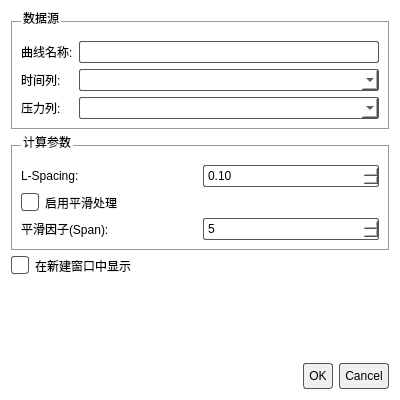
<?xml version="1.0" encoding="UTF-8"?>
<ui version="4.0">
 <class>PlottingDialog3</class>
 <widget class="QDialog" name="PlottingDialog3">
  <property name="geometry">
   <rect>
    <x>0</x>
    <y>0</y>
    <width>400</width>
    <height>400</height>
   </rect>
  </property>
  <property name="windowTitle">
   <string>生成压力导数</string>
  </property>
  <property name="styleSheet">
   <string notr="true">/* 统一样式 */
QDialog, QWidget { background-color: white; color: black; font-family: &quot;Microsoft YaHei&quot;; }
QLineEdit, QComboBox, QSpinBox, QDoubleSpinBox { color: black; background-color: white; border: 1px solid #555; border-radius: 2px; padding: 2px; }
QPushButton { color: black; background-color: #f0f0f0; border: 1px solid #555; padding: 5px; border-radius: 3px; }
QCheckBox::indicator { width: 16px; height: 16px; border: 1px solid #555; border-radius: 3px; background: white; }
QCheckBox::indicator:checked { background-color: #0078d7; border: 1px solid #0078d7; }
QGroupBox { border: 1px solid #999; margin-top: 10px; padding-top: 10px; }
QGroupBox::title { color: black; font-weight: bold; subcontrol-origin: margin; left: 10px; }
</string>
  </property>
  <layout class="QVBoxLayout" name="verticalLayout">
   <item>
    <widget class="QGroupBox" name="groupBox">
     <property name="title">
      <string>数据源</string>
     </property>
     <layout class="QFormLayout" name="formLayout">
      <item row="0" column="0">
       <widget class="QLabel" name="label">
        <property name="text">
         <string>曲线名称:</string>
        </property>
       </widget>
      </item>
      <item row="0" column="1">
       <widget class="QLineEdit" name="lineEdit_Name"/>
      </item>
      <item row="1" column="0">
       <widget class="QLabel" name="label_2">
        <property name="text">
         <string>时间列:</string>
        </property>
       </widget>
      </item>
      <item row="1" column="1">
       <widget class="QComboBox" name="combo_Time"/>
      </item>
      <item row="2" column="0">
       <widget class="QLabel" name="label_3">
        <property name="text">
         <string>压力列:</string>
        </property>
       </widget>
      </item>
      <item row="2" column="1">
       <widget class="QComboBox" name="combo_Pressure"/>
      </item>
     </layout>
    </widget>
   </item>
   <item>
    <widget class="QGroupBox" name="groupBox_2">
     <property name="title">
      <string>计算参数</string>
     </property>
     <layout class="QGridLayout" name="gridLayout">
      <item row="0" column="0">
       <widget class="QLabel" name="label_4">
        <property name="text">
         <string>L-Spacing:</string>
        </property>
       </widget>
      </item>
      <item row="0" column="1">
       <widget class="QDoubleSpinBox" name="spin_LSpacing">
        <property name="value">
         <double>0.100000000000000</double>
        </property>
        <property name="singleStep">
         <double>0.010000000000000</double>
        </property>
       </widget>
      </item>
      <item row="1" column="0" colspan="2">
       <widget class="QCheckBox" name="check_Smooth">
        <property name="text">
         <string>启用平滑处理</string>
        </property>
       </widget>
      </item>
      <item row="2" column="0">
       <widget class="QLabel" name="label_5">
        <property name="text">
         <string>平滑因子(Span):</string>
        </property>
       </widget>
      </item>
      <item row="2" column="1">
       <widget class="QSpinBox" name="spin_SmoothFactor">
        <property name="enabled">
         <bool>false</bool>
        </property>
        <property name="minimum">
         <number>3</number>
        </property>
        <property name="maximum">
         <number>99</number>
        </property>
        <property name="singleStep">
         <number>2</number>
        </property>
        <property name="value">
         <number>5</number>
        </property>
       </widget>
      </item>
     </layout>
    </widget>
   </item>
   <item>
    <widget class="QCheckBox" name="check_NewWindow">
     <property name="text">
      <string>在新建窗口中显示</string>
     </property>
    </widget>
   </item>
   <item>
    <spacer name="verticalSpacer">
     <property name="orientation">
      <enum>Qt::Vertical</enum>
     </property>
     <property name="sizeHint" stdset="0">
      <size>
       <width>20</width>
       <height>40</height>
      </size>
     </property>
    </spacer>
   </item>
   <item>
    <widget class="QDialogButtonBox" name="buttonBox">
     <property name="standardButtons">
      <set>QDialogButtonBox::Cancel|QDialogButtonBox::Ok</set>
     </property>
    </widget>
   </item>
  </layout>
 </widget>
 <resources/>
 <connections>
  <connection>
   <sender>buttonBox</sender>
   <signal>accepted()</signal>
   <receiver>PlottingDialog3</receiver>
   <slot>accept()</slot>
  </connection>
  <connection>
   <sender>buttonBox</sender>
   <signal>rejected()</signal>
   <receiver>PlottingDialog3</receiver>
   <slot>reject()</slot>
  </connection>
 </connections>
</ui>
